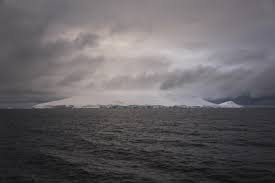
#> input picture assets/grey-image.jpg, 275 x 183 px
$ python main.py
#> lines starting #> are read from the running program, lines starting #| are printed output that depends on the picture
import cv2 as cv
import matplotlib.pyplot as plt

def main():
    image = cv.imread("../assets/grey-image.jpg")
#> image is the input picture: shape (183, 275, 3); mean B, G, R 100.8, 97.8, 101.4
    image = cv.cvtColor(image , cv.COLOR_BGR2GRAY)
#> image: shape (183, 275)

    dst = cv.equalizeHist(image)
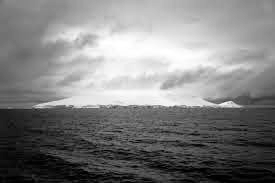
#> dst: shape (183, 275); min 0, max 255, mean 128.3
    plt.subplot(1,2,1)
    plt.imshow(image)
    plt.subplot(1,2,2)
    plt.imshow(dst)
    plt.show()
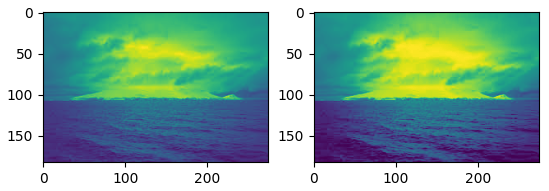
#> figure drawn by matplotlib, 2 panels

main()
